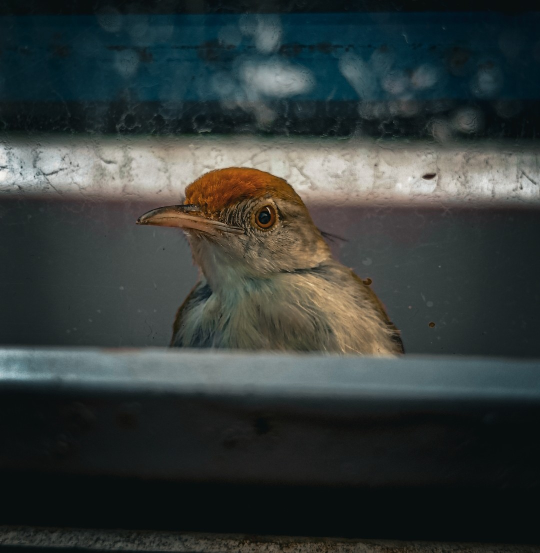
#> input picture 4.1 (1).jpg, 1080 x 1105 px (shown at 1/2 size)
$ python image.py
#> lines starting #> are read from the running program, lines starting #| are printed output that depends on the picture
import cv2

# configurable parameters

source='4.1 (1).jpg'
destination='newAlphaImage.png'
scale_percent = 50

src = cv2.imread(source, cv2.IMREAD_UNCHANGED)
#> src is the input picture: shape (1105, 1080, 3); mean B, G, R 58, 59.6, 52.6
# cv2.imshow("Image", src)

#percent.by which the image is.resized

#calculate the 50 percent of original dimensions
width = int(src.shape[1] + scale_percent / 100)
#> width = 1080
height = int(src.shape[0] * scale_percent / 100)
#> height = 552

# dsize
dsize = (width, height)
#> dsize = (1080, 552)

# resize image
output = cv2.resize(src, dsize)
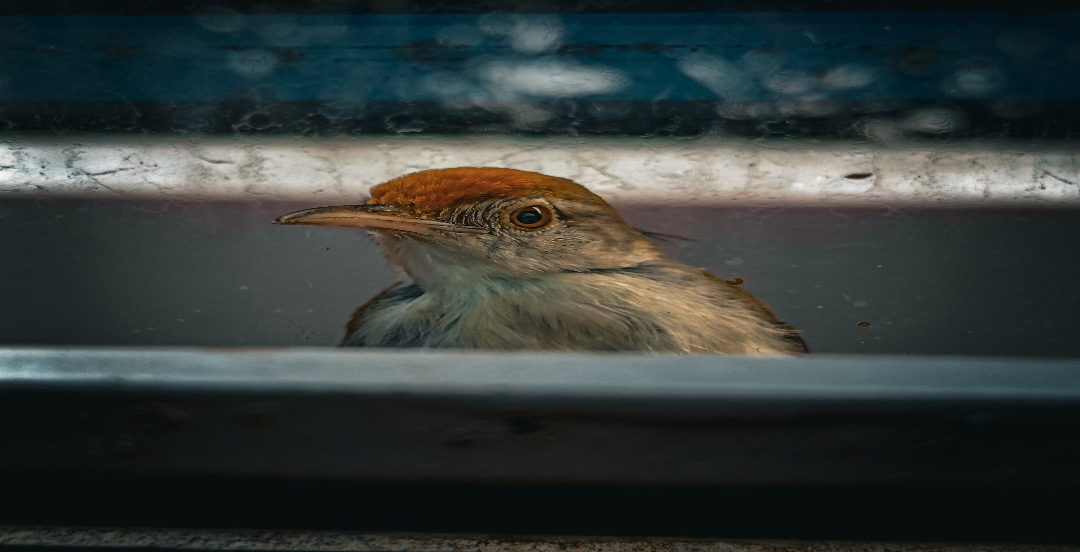
#> output: shape (552, 1080, 3); mean B, G, R 58, 59.5, 52.5

cv2.imwrite(destination,output)
cv2.waitKey(0)
